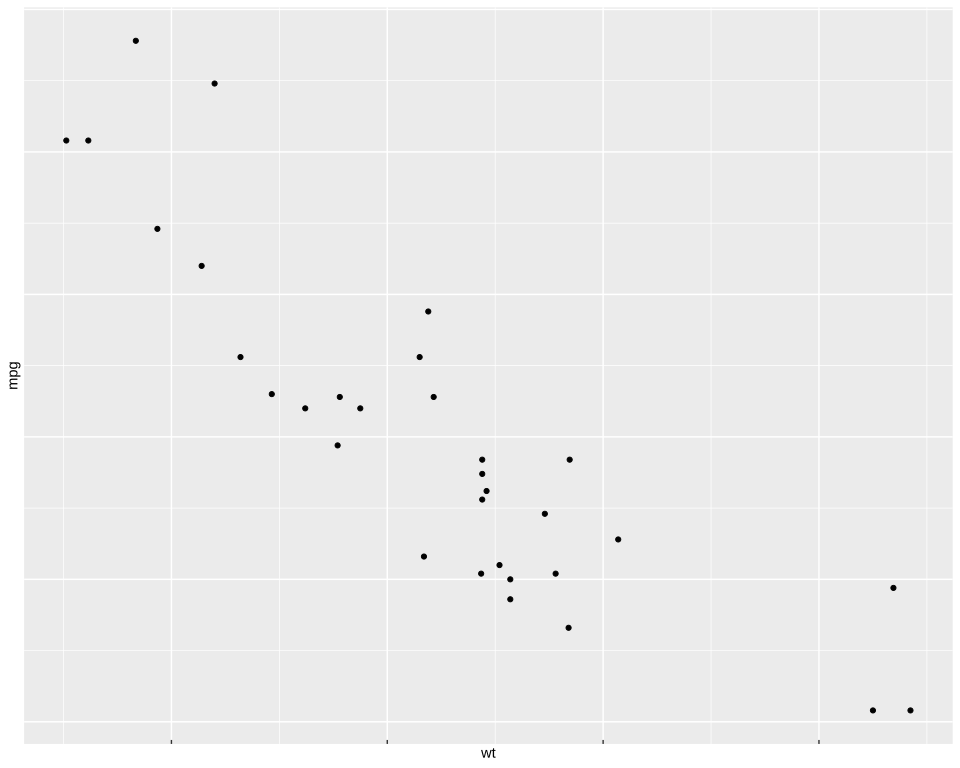

Recreate this plot in R.
# The plot test/golden/theme_ticks_unlabelled.svg draws, drawn by ggplot2 itself, as ggplot2's own
# visual tests draw their snapshots: the independent check on that golden whenever it changes. The
# suite never runs this; it needs R, ggplot2 and vdiffr, saved as the Docker image
# giggly-r:ggplot2-4.0.3. From the repository's root:
#
#   docker run --rm -v "$PWD/test/golden":/golden:ro giggly-r:ggplot2-4.0.3 \
#     Rscript /golden/theme_ticks_unlabelled.R > theme_ticks_unlabelled.ggplot2.svg
#
# and compare the two drawings element by element, as test/golden/point.R describes.
#
# Axes with no labels and ticks of no room: the x axis's scale has no labels and its ticks reach 3
# points into the panel, the y axis's labels are removed and its ticks are 0 points long, so
# neither axis takes any room, and the ticks are drawn from the panel's edge all the same, the y
# axis's as points.
#
# First checked with ggplot2 4.0.3 and vdiffr 1.0.9: every element and clip path matches, and the
# one departure is test/golden/point.R's, the x axis drawn before the y.

library(ggplot2)

plot <- ggplot(mtcars, aes(wt, mpg)) +
  geom_point() +
  scale_x_continuous(labels = NULL) +
  theme_gray() +
  theme(
    axis.ticks.length.x = unit(-3, "pt"),
    axis.ticks.length.y = unit(0, "pt"),
    axis.text.y = element_blank()
  )

file <- tempfile(fileext = ".svg")
vdiffr::write_svg(plot, file)
cat(readLines(file), sep = "\n")
